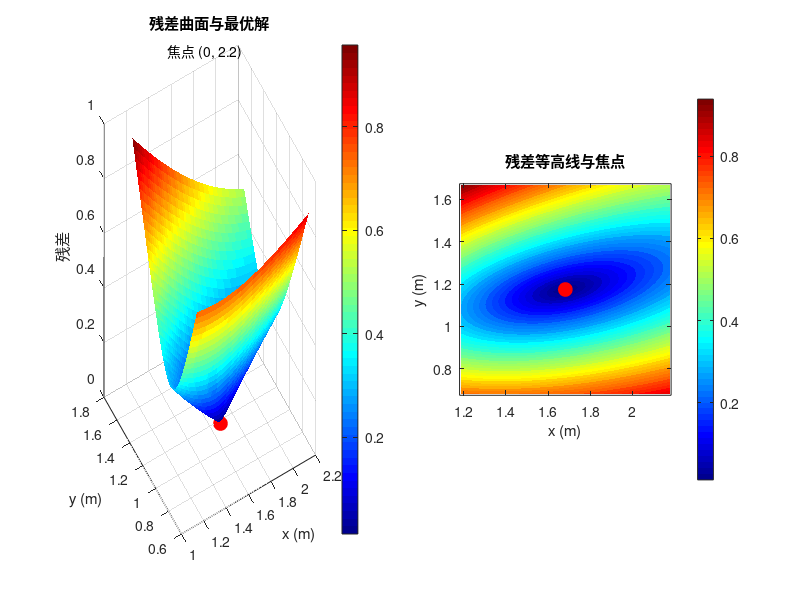

Write the MATLAB code that produced this figure.
function gridSearchSolver()
    % 物理约束设置
    maxX = 5;          % x最大范围(米)
    minX = 0.01;       % 避免x=0的不稳定点
    maxY = 5;          % y最大范围(米)
    
    % 网格精度参数
    coarseSteps = 100;  % 粗搜索步数
    fineSteps = 200;    % 精搜索步数
    fineRadius = 0.5;   % 精搜索半径(米)
    
    % 粗网格搜索
    [xCoarse, yCoarse] = meshgrid(linspace(minX, maxX, coarseSteps), ...
                                  linspace(0, maxY, coarseSteps));
    
    residualCoarse = computeResidual(xCoarse, yCoarse);
    [minRes, idx] = min(residualCoarse(:));
    [row, col] = ind2sub(size(residualCoarse), idx);
    
    % 精网格搜索
    centerX = xCoarse(row, col);
    centerY = yCoarse(row, col);
    
    [xFine, yFine] = meshgrid(linspace(centerX - fineRadius, centerX + fineRadius, fineSteps), ...
                              linspace(centerY - fineRadius, centerY + fineRadius, fineSteps));
    
    residualFine = computeResidual(xFine, yFine);
    [minRes, idx] = min(residualFine(:));
    [row, col] = ind2sub(size(residualFine), idx);
    
    solution = [xFine(row, col), yFine(row, col)];
    
    % 结果显示
    fprintf('网格搜索最优解: x = %.6f m, y = %.6f m\n', solution(1), solution(2));
    fprintf('综合残差: %.4e\n', minRes);
    
    % 验证并绘制解
    validateAndPlot(solution);
    
    % 残差计算函数
    function residual = computeResidual(x, y)
        % 计算方程1：角度关系方程
        term1 = sin(3*pi/8 - atan2(x, 2.2 + y));
        term2 = sin(pi/8 - atan2(2.2 - y, x)); % 使用atan2避免奇点
        eq1 = term1 - term2 - 0.81;
        
        % 计算方程2：双曲线方程
        dist1 = sqrt(x.^2 + (y + 2.2).^2);
        dist2 = sqrt(x.^2 + (y - 2.2).^2);
        eq2 = dist1 - dist2 - 1.8;
        
        % 综合残差（几何平均）
        residual = sqrt(eq1.^2 + eq2.^2);
    end
    
    % 解验证和可视化函数
    function validateAndPlot(sol)
        xSol = sol(1); ySol = sol(2);
        
        % 计算方程值
        term1 = sin(3*pi/8 - atan2(xSol, 2.2 + ySol));
        term2 = sin(pi/8 - atan2(2.2 - ySol, xSol));
        eq1 = term1 - term2;
        
        dist1 = sqrt(xSol^2 + (ySol + 2.2)^2);
        dist2 = sqrt(xSol^2 + (ySol - 2.2)^2);
        eq2 = dist1 - dist2;
        
        % 输出方程满足情况
        fprintf('方程1: sin(...) - sin(...) = %.6f (目标: 0.81)\n', eq1);
        fprintf('方程2: sqrt(...) - sqrt(...) = %.6f m (目标: 1.8 m)\n', eq2);
        
        % 创建可视化
        figure('Position', [100, 100, 1200, 500]);
        
        % 残差曲面
        subplot(1, 2, 1);
        [X, Y] = meshgrid(linspace(xSol-0.5, xSol+0.5, 50), ...
                          linspace(ySol-0.5, ySol+0.5, 50));
        R = computeResidual(X, Y);
        
        surf(X, Y, R, 'EdgeColor', 'none');
        hold on;
        plot3(xSol, ySol, minRes, 'ro', 'MarkerSize', 10, 'MarkerFaceColor', 'r');
        title('残差曲面与最优解');
        xlabel('x (m)'); ylabel('y (m)'); zlabel('残差');
        colormap jet; colorbar;
        view(-30, 30);
        
        % 等高线图
        subplot(1, 2, 2);
        contourf(X, Y, R, 50, 'LineColor', 'none');
        hold on;
        
        % 绘制双曲线分支
        theta = linspace(0, 2*pi, 100);
        f1x = zeros(size(theta));
        f1y = -2.2*ones(size(theta));
        f2x = zeros(size(theta));
        f2y = 2.2*ones(size(theta));
        plot3(f1x, f1y, ones(size(f1y))*max(R(:)), 'b-', 'LineWidth', 1.5);
        plot3(f2x, f2y, ones(size(f2y))*max(R(:)), 'b-', 'LineWidth', 1.5);
        
        % 标记解点
        plot(xSol, ySol, 'ro', 'MarkerSize', 10, 'MarkerFaceColor', 'r');
        
        title('残差等高线与焦点');
        xlabel('x (m)'); ylabel('y (m)');
        colormap jet; colorbar;
        axis equal;
        
        % 标注焦点
        text(-0.2, -2.3, '焦点 (0, -2.2)', 'FontSize', 10);
        text(-0.2, 2.3, '焦点 (0, 2.2)', 'FontSize', 10);
    end
end
